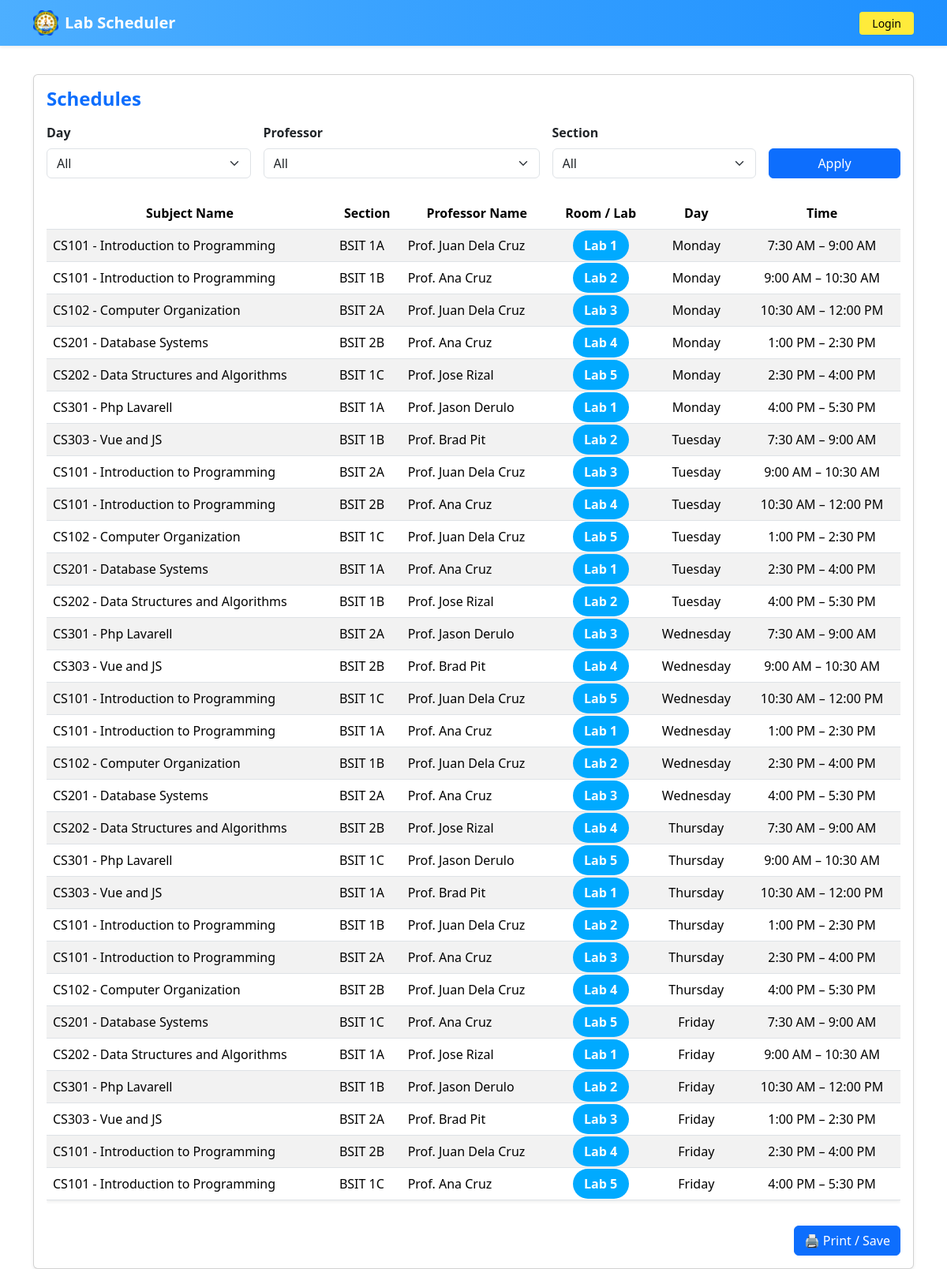
Page /schedules/view.php on the committed database.
### tables this page shows
CREATE TABLE `schedules` (
  `id` int(11) NOT NULL,
  `lab_id` int(11) NOT NULL,
  `section_id` int(11) NOT NULL,
  `professor_subject_id` int(11) NOT NULL,
  `auto_shift` tinyint(1) NOT NULL DEFAULT 0,
  `day` enum('Monday','Tuesday','Wednesday','Thursday','Friday','Saturday') NOT NULL,
  `start_time` time NOT NULL,
  `end_time` time NOT NULL,
  `created_at` timestamp NOT NULL DEFAULT current_timestamp(),
  `week` int(11) NOT NULL DEFAULT 1
);

CREATE TABLE `subjects` (
  `id` int(11) NOT NULL,
  `subject_code` varchar(50) NOT NULL,
  `subject_name` varchar(150) NOT NULL,
  `created_at` timestamp NOT NULL DEFAULT current_timestamp()
);

CREATE TABLE `sections` (
  `id` int(11) NOT NULL,
  `section_name` varchar(100) NOT NULL
);

CREATE TABLE `professors` (
  `id` int(11) NOT NULL,
  `user_id` int(11) DEFAULT NULL,
  `name` varchar(100) NOT NULL
);

CREATE TABLE `labs` (
  `id` int(11) NOT NULL,
  `lab_name` varchar(100) NOT NULL,
  `color` varchar(20) DEFAULT '#00aaff'
);

### schedules/view.php (the view, shortened to what this page needs)
<?php
include '../includes/db.php';
$dayFilter       = $_GET['day'] ?? "All";
$professorFilter = $_GET['professor_id'] ?? "All";
$sectionFilter   = $_GET['section_id'] ?? "All";
$sql = "
    SELECT s.id, s.day, s.start_time, s.end_time,
           sec.section_name,
           l.lab_name, l.color AS lab_color,
           p.name AS professor_name,
           subj.subject_code, subj.subject_name
    FROM schedules s
    JOIN sections sec ON s.section_id = sec.id
    JOIN labs l ON s.lab_id = l.id
    JOIN professor_subjects ps ON s.professor_subject_id = ps.id
    JOIN professors p ON ps.professor_id = p.id
    JOIN subjects subj ON ps.subject_id = subj.id
    WHERE 1=1
";
$sql .= " ORDER BY
            FIELD(s.day, 'Monday','Tuesday','Wednesday','Thursday','Friday','Saturday'),
            s.start_time ASC";
$stmt = $conn->prepare($sql);
$stmt->execute();
$result = $stmt->get_result();
?>
<!DOCTYPE html>
<html lang="en">
<head>
    <link href="https://cdn.jsdelivr.net/npm/bootstrap@5.3.0/dist/css/bootstrap.min.css" rel="stylesheet">
</head>
<body>
<?php include("../includes/navbar.php"); ?>
<div class="container mt-4">
    <div class="card shadow-sm">
        <div class="card-body">
            <h4 class="card-title mb-3 text-primary fw-bold">Schedules</h4>
            <form method="GET" class="row g-3 align-items-end mb-4 no-print">
                <div class="col-md-3">
                    <label for="day" class="form-label fw-semibold">Day</label>
                    <select name="day" id="day" class="form-select">
                        <option value="All" <?= $dayFilter === "All" ? "selected" : "" ?>>All</option>
                    </select>
                </div>
                <div class="col-md-4">
                    <label for="professor_id" class="form-label fw-semibold">Professor</label>
                    <select name="professor_id" id="professor_id" class="form-select">
                        <option value="All" <?= $professorFilter === "All" ? "selected" : "" ?>>All</option>
                    </select>
                </div>
                <div class="col-md-3">
                    <label for="section_id" class="form-label fw-semibold">Section</label>
                    <select name="section_id" id="section_id" class="form-select">
                        <option value="All" <?= $sectionFilter === "All" ? "selected" : "" ?>>All</option>
                    </select>
                </div>
                <div class="col-md-2 d-grid">
                    <button type="submit" class="btn btn-primary">Apply</button>
                </div>
            </form>
            <div class="table-responsive">
                <table class="table table-striped text-center align-middle shadow-sm">
                    <thead>
                        <tr>
                            <th>Subject Name</th>
                            <th>Section</th>
                            <th>Professor Name</th>
                            <th>Room / Lab</th>
                            <th>Day</th>
                            <th>Time</th>
                        </tr>
                    </thead>
                    <tbody>
                        <?php if ($result->num_rows > 0): ?>
                            <?php while ($row = $result->fetch_assoc()): ?>
                                <tr>
                                    <td class="text-start">
                                        <?= htmlspecialchars($row['subject_code'] . " - " . $row['subject_name']) ?>
                                        <td class="text-start">
                                        <?= htmlspecialchars($row['section_name']) ?>
                                    </td>
                                    </td>
                                    <td class="text-start">
                                        <?= htmlspecialchars($row['professor_name']) ?>
                                    </td>
                                    <td>
                                        <span class="badge-lab text-white" style="background-color: <?= htmlspecialchars($row['lab_color']) ?>;">
                                            <?= htmlspecialchars($row['lab_name']) ?>
                                        </span>
                                    </td>
                                    <td><?= htmlspecialchars($row['day']) ?></td>
                                    <td><?= date("g:i A", strtotime($row['start_time'])) . " – " . date("g:i A", strtotime($row['end_time'])) ?></td>
                                </tr>
                            <?php endwhile; ?>
                        <?php else: ?>
                            <tr><td colspan="5">No schedules found.</td></tr>
                        <?php endif; ?>
                    </tbody>
                </table>
            </div>
            <div class="d-flex justify-content-end mt-3 no-print">
                <button onclick="window.print();" class="btn btn-primary">🖨️ Print / Save</button>
            </div>
        </div>
    </div>
</div>
</body>
</html>

### includes/navbar.php (shortened to what this page needs)
<?php
$loggedIn = isset($_SESSION['user_id']);
$role = $loggedIn && isset($_SESSION['role']) ? $_SESSION['role'] : '';
$username = $loggedIn && isset($_SESSION['username']) ? $_SESSION['username'] : '';
?>
<link href="https://cdn.jsdelivr.net/npm/bootstrap@5.3.2/dist/css/bootstrap.min.css" rel="stylesheet">
<nav class="navbar navbar-expand-lg navbar-custom shadow-sm fixed-top">
  <div class="container">
    <a class="navbar-brand d-flex align-items-center fw-bold" href="/5man/home.php">
      <img src="/5man/assets/nisu.png" alt="Logo" width="32" height="32" class="me-2 rounded">
      Lab Scheduler
    </a>
    <div class="collapse navbar-collapse" id="navbarNav">
      <ul class="navbar-nav ms-auto align-items-lg-center">
        <?php if($loggedIn): ?>
            <?php if($role === 'admin'): ?>
                <li class="nav-item">
                <li class="nav-item">
                <a class="nav-link<?= basename($_SERVER['PHP_SELF']) === 'home.php' ? ' active' : '' ?>" href="/5man/home.php">Home</a>
            </li>
                    <a class="nav-link<?= basename($_SERVER['PHP_SELF']) === 'admin_dashboard.php' ? ' active' : '' ?>" href="/5man/admin_dashboard.php">Dashboard</a>
                </li>
                <li class="nav-item">
                    <a class="nav-link<?= strpos($_SERVER['PHP_SELF'], 'reports') !== false ? ' active' : '' ?>" href="/5man/reports/dashboard.php">Lab Utilazation Report</a>
                </li>
            <?php elseif($role === 'faculty'): ?>
            <li class="nav-item">
                <a class="nav-link<?= basename($_SERVER['PHP_SELF']) === 'home1.php' ? ' active' : '' ?>" href="/5man/home1.php">Home</a>
            </li>
                <li class="nav-item">
                    <a class="nav-link<?= basename($_SERVER['PHP_SELF']) === 'faculty_dashboard.php' ? ' active' : '' ?>" href="/5man/faculty_dashboard.php">Dashboard</a>
                </li>
            <?php endif; ?>
            <li class="nav-item ms-lg-3">
                <a class="btn btn-sm btn-outline-light px-3" href="/5man/auth/logout.php">
                    Logout <?= $username ? "(".htmlspecialchars($username).")" : ""; ?>
                </a>
            </li>
        <?php else: ?>
            <li class="nav-item">
                <a class="btn btn-sm btn-primary px-3" href="/5man/auth/login.php">Login</a>
            </li>
        <?php endif; ?>
      </ul>
    </div>
  </div>
</nav>

### schedules/view.php (style rules this page uses)
body { background-color: #f8f9fa; }
.navbar { background-color: #007bff; }
.navbar-brand { font-weight: bold; color: white !important; }
.table th { background-color: #007bff; color: white; }
.table td, .table th { vertical-align: middle; }
.badge-lab { padding: 0.5em 0.9em; border-radius: 50px; font-weight: 600; }
.btn-primary { background-color: #007bff; border: none; }

### includes/navbar.php (style rules this page uses)
html, body { margin: 0; padding: 0; }
body { padding-top: 70px; }
.navbar-custom { background: linear-gradient(90deg, #4dafff, #1e90ff); margin-top: 0 !important; }
.navbar-custom .navbar-brand, .navbar-custom .nav-link { color: #fff !important; transition: color 0.2s ease-in-out; }
.navbar-custom .btn-primary { background-color: #ffeb3b; border: none; color: #000; }

### rows in the picture
schedules: subjects.subject_code+subject_name "CS101 - Introduction to Programming", section.section_name "BSIT 1A", professors.name "Prof. Juan Dela Cruz", lab.lab_name "Lab 1", day "Monday", start_time "7:30 AM", end_time "9:00 AM"
schedules: subjects.subject_code+subject_name "CS101 - Introduction to Programming", section.section_name "BSIT 1B", professors.name "Prof. Ana Cruz", lab.lab_name "Lab 2", day "Monday", start_time "9:00 AM", end_time "10:30 AM"
schedules: subjects.subject_code+subject_name "CS102 - Computer Organization", section.section_name "BSIT 2A", professors.name "Prof. Juan Dela Cruz", lab.lab_name "Lab 3", day "Monday", start_time "10:30 AM", end_time "12:00 PM"
schedules: subjects.subject_code+subject_name "CS201 - Database Systems", section.section_name "BSIT 2B", professors.name "Prof. Ana Cruz", lab.lab_name "Lab 4", day "Monday", start_time "1:00 PM", end_time "2:30 PM"
schedules: subjects.subject_code+subject_name "CS202 - Data Structures and Algorithms", section.section_name "BSIT 1C", professors.name "Prof. Jose Rizal", lab.lab_name "Lab 5", day "Monday", start_time "2:30 PM", end_time "4:00 PM"
schedules: subjects.subject_code+subject_name "CS301 - Php Lavarell", section.section_name "BSIT 1A", professors.name "Prof. Jason Derulo", lab.lab_name "Lab 1", day "Monday", start_time "4:00 PM", end_time "5:30 PM"
schedules: subjects.subject_code+subject_name "CS303 - Vue and JS", section.section_name "BSIT 1B", professors.name "Prof. Brad Pit", lab.lab_name "Lab 2", day "Tuesday", start_time "7:30 AM", end_time "9:00 AM"
schedules: subjects.subject_code+subject_name "CS101 - Introduction to Programming", section.section_name "BSIT 2A", professors.name "Prof. Juan Dela Cruz", lab.lab_name "Lab 3", day "Tuesday", start_time "9:00 AM", end_time "10:30 AM"
schedules: subjects.subject_code+subject_name "CS101 - Introduction to Programming", section.section_name "BSIT 2B", professors.name "Prof. Ana Cruz", lab.lab_name "Lab 4", day "Tuesday", start_time "10:30 AM", end_time "12:00 PM"
schedules: subjects.subject_code+subject_name "CS102 - Computer Organization", section.section_name "BSIT 1C", professors.name "Prof. Juan Dela Cruz", lab.lab_name "Lab 5", day "Tuesday", start_time "1:00 PM", end_time "2:30 PM"
schedules: subjects.subject_code+subject_name "CS201 - Database Systems", section.section_name "BSIT 1A", professors.name "Prof. Ana Cruz", lab.lab_name "Lab 1", day "Tuesday", start_time "2:30 PM", end_time "4:00 PM"
schedules: subjects.subject_code+subject_name "CS202 - Data Structures and Algorithms", section.section_name "BSIT 1B", professors.name "Prof. Jose Rizal", lab.lab_name "Lab 2", day "Tuesday", start_time "4:00 PM", end_time "5:30 PM"
schedules: subjects.subject_code+subject_name "CS301 - Php Lavarell", section.section_name "BSIT 2A", professors.name "Prof. Jason Derulo", lab.lab_name "Lab 3", day "Wednesday", start_time "7:30 AM", end_time "9:00 AM"
schedules: subjects.subject_code+subject_name "CS303 - Vue and JS", section.section_name "BSIT 2B", professors.name "Prof. Brad Pit", lab.lab_name "Lab 4", day "Wednesday", start_time "9:00 AM", end_time "10:30 AM"
schedules: subjects.subject_code+subject_name "CS101 - Introduction to Programming", section.section_name "BSIT 1C", professors.name "Prof. Juan Dela Cruz", lab.lab_name "Lab 5", day "Wednesday", start_time "10:30 AM", end_time "12:00 PM"
schedules: subjects.subject_code+subject_name "CS101 - Introduction to Programming", section.section_name "BSIT 1A", professors.name "Prof. Ana Cruz", lab.lab_name "Lab 1", day "Wednesday", start_time "1:00 PM", end_time "2:30 PM"
schedules: subjects.subject_code+subject_name "CS102 - Computer Organization", section.section_name "BSIT 1B", professors.name "Prof. Juan Dela Cruz", lab.lab_name "Lab 2", day "Wednesday", start_time "2:30 PM", end_time "4:00 PM"
schedules: subjects.subject_code+subject_name "CS201 - Database Systems", section.section_name "BSIT 2A", professors.name "Prof. Ana Cruz", lab.lab_name "Lab 3", day "Wednesday", start_time "4:00 PM", end_time "5:30 PM"
schedules: subjects.subject_code+subject_name "CS202 - Data Structures and Algorithms", section.section_name "BSIT 2B", professors.name "Prof. Jose Rizal", lab.lab_name "Lab 4", day "Thursday", start_time "7:30 AM", end_time "9:00 AM"
schedules: subjects.subject_code+subject_name "CS301 - Php Lavarell", section.section_name "BSIT 1C", professors.name "Prof. Jason Derulo", lab.lab_name "Lab 5", day "Thursday", start_time "9:00 AM", end_time "10:30 AM"
schedules: subjects.subject_code+subject_name "CS303 - Vue and JS", section.section_name "BSIT 1A", professors.name "Prof. Brad Pit", lab.lab_name "Lab 1", day "Thursday", start_time "10:30 AM", end_time "12:00 PM"
schedules: subjects.subject_code+subject_name "CS101 - Introduction to Programming", section.section_name "BSIT 1B", professors.name "Prof. Juan Dela Cruz", lab.lab_name "Lab 2", day "Thursday", start_time "1:00 PM", end_time "2:30 PM"
schedules: subjects.subject_code+subject_name "CS101 - Introduction to Programming", section.section_name "BSIT 2A", professors.name "Prof. Ana Cruz", lab.lab_name "Lab 3", day "Thursday", start_time "2:30 PM", end_time "4:00 PM"
schedules: subjects.subject_code+subject_name "CS102 - Computer Organization", section.section_name "BSIT 2B", professors.name "Prof. Juan Dela Cruz", lab.lab_name "Lab 4", day "Thursday", start_time "4:00 PM", end_time "5:30 PM"
schedules: subjects.subject_code+subject_name "CS201 - Database Systems", section.section_name "BSIT 1C", professors.name "Prof. Ana Cruz", lab.lab_name "Lab 5", day "Friday", start_time "7:30 AM", end_time "9:00 AM"
schedules: subjects.subject_code+subject_name "CS202 - Data Structures and Algorithms", section.section_name "BSIT 1A", professors.name "Prof. Jose Rizal", lab.lab_name "Lab 1", day "Friday", start_time "9:00 AM", end_time "10:30 AM"
schedules: subjects.subject_code+subject_name "CS301 - Php Lavarell", section.section_name "BSIT 1B", professors.name "Prof. Jason Derulo", lab.lab_name "Lab 2", day "Friday", start_time "10:30 AM", end_time "12:00 PM"
schedules: subjects.subject_code+subject_name "CS303 - Vue and JS", section.section_name "BSIT 2A", professors.name "Prof. Brad Pit", lab.lab_name "Lab 3", day "Friday", start_time "1:00 PM", end_time "2:30 PM"
schedules: subjects.subject_code+subject_name "CS101 - Introduction to Programming", section.section_name "BSIT 2B", professors.name "Prof. Juan Dela Cruz", lab.lab_name "Lab 4", day "Friday", start_time "2:30 PM", end_time "4:00 PM"
schedules: subjects.subject_code+subject_name "CS101 - Introduction to Programming", section.section_name "BSIT 1C", professors.name "Prof. Ana Cruz", lab.lab_name "Lab 5", day "Friday", start_time "4:00 PM", end_time "5:30 PM"
